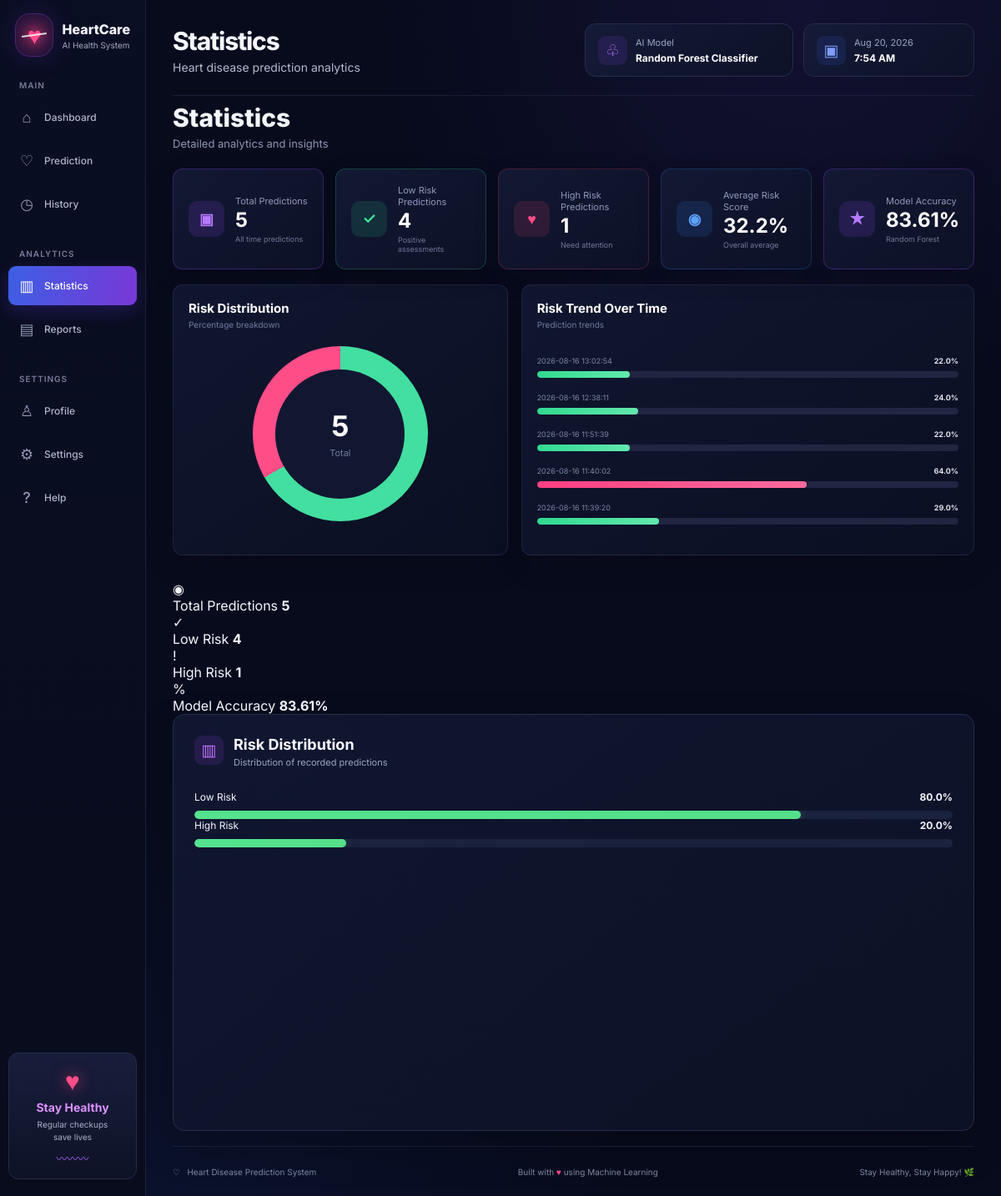
Page /statistics on the earlier database version.
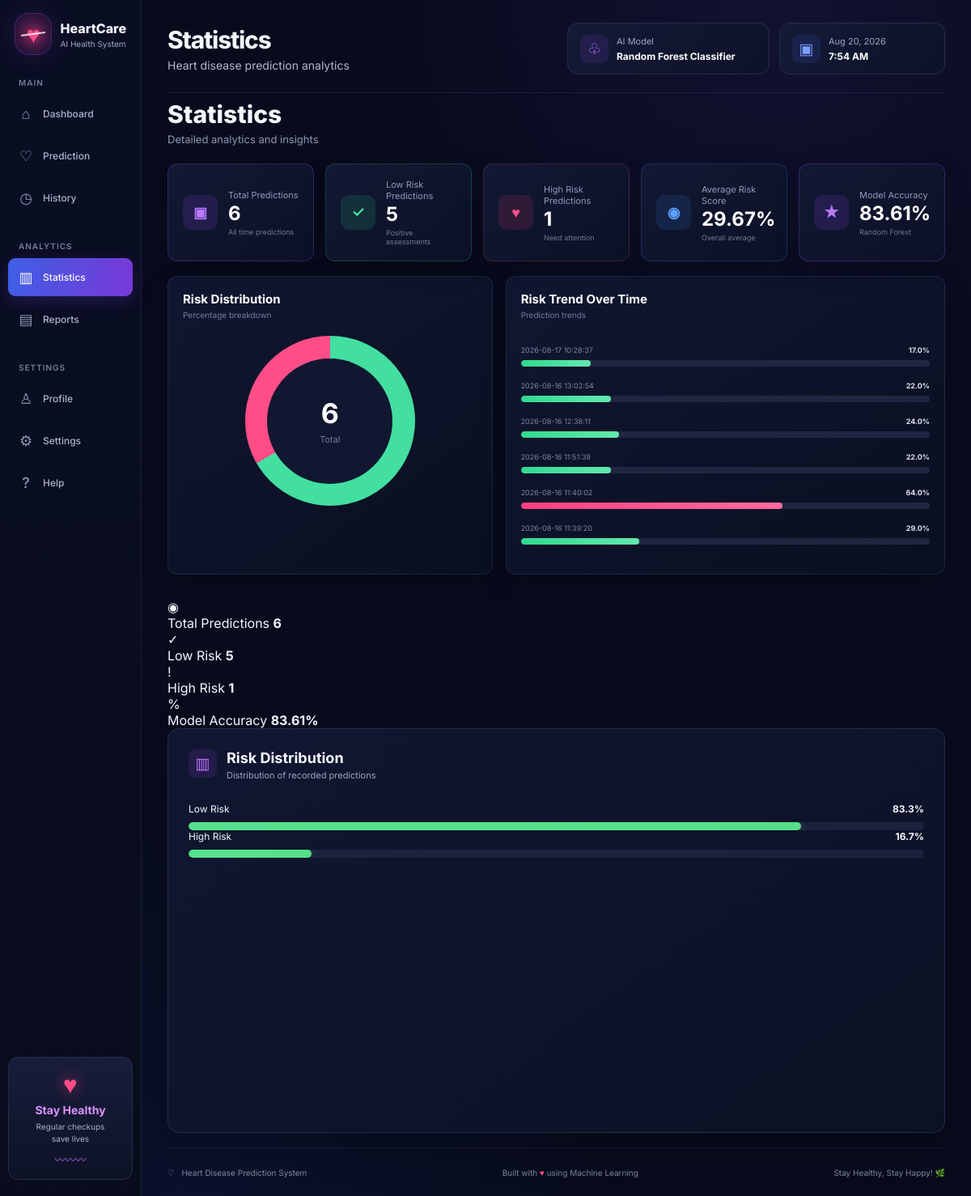
Same page on the later database version.
### tables this page shows
CREATE TABLE predictions (
            id INTEGER PRIMARY KEY AUTOINCREMENT,
            date_time TEXT,
            age INTEGER,
            sex INTEGER,
            prediction INTEGER,
            probability REAL
        );

### app.py (the view)
@app.route("/statistics")
def statistics():
    history = get_history()
    total = len(history)
    high = sum(
        1 for row in history
        if row["prediction"] == 1
    )
    low = total - high
    high_percentage = (
        round((high / total) * 100, 1)
        if total else 0
    )
    low_percentage = (
        round((low / total) * 100, 1)
        if total else 0
    )
    return render_template(
        "index.html",
        page="statistics",
        total=total,
        high_risk=high,
        low_risk=low,
        high_percentage=high_percentage,
        low_percentage=low_percentage,
        history=history,
        prediction=None,
        probability=None
    )

### app.py (called while the page is built)
def get_history():
    conn = sqlite3.connect(DATABASE)
    conn.row_factory = sqlite3.Row
    rows = conn.execute("""
        SELECT *
        FROM predictions
        ORDER BY id DESC
    """).fetchall()
    conn.close()
    return rows

### templates/index.html (shortened to what the changed rows need)
<!DOCTYPE html>
<html lang="en">
<head>
    <link rel="stylesheet"
          href="{{ url_for('static', filename='style.css') }}">
</head>
<body>
<div class="app">
    <aside class="sidebar">
        <div class="brand">
            <div class="brand-text">
                <h2>HeartCare</h2>
            </div>
        </div>
    </aside>
    <main class="main-content">
        <header class="top-header">
            <div class="page-title">
                <div>
                    {% if page == "dashboard" %}
                        <h1>Dashboard</h1>
                        <p>AI-Powered Heart Health Overview</p>
                    {% elif page == "prediction" %}
                        <h1>Heart Disease Prediction</h1>
                        <p>AI-Powered Heart Health Risk Assessment</p>
                    {% elif page == "history" %}
                        <h1>Prediction History</h1>
                        <p>View your previous heart health assessments</p>
                    {% elif page == "statistics" %}
                        <h1>Statistics</h1>
                    {% elif page == "reports" %}
                        <h1>Reports</h1>
                        <p>Prediction reports and assessment records</p>
                    {% elif page == "profile" %}
                        <h1>Profile</h1>
                        <p>HeartCare system profile</p>
                    {% elif page == "settings" %}
                        <h1>Settings</h1>
                        <p>Manage your system preferences</p>
                    {% elif page == "help" %}
                        <h1>Help Center</h1>
                        <p>Learn how to use HeartCare</p>
                    {% endif %}
                </div>
            </div>
        </header>
        {% if page == "statistics" %}
        <section class="overview-page">
            <div class="page-intro">
                <div>
                    <h1>Statistics</h1>
                    <p>
                        Detailed analytics and insights
                    </p>
                </div>
            </div>
            <div class="summary-cards statistics-cards">
                <div class="summary-card purple-card">
                    <div class="summary-icon">▣</div>
                    <div>
                        <span>Total Predictions</span>
                        <strong>
                            {{ history|length }}
                        </strong>
                        <small>
                            All time predictions
                        </small>
                    </div>
                </div>
                <div class="summary-card green-card">
                    <div class="summary-icon">✓</div>
                    <div>
                        <span>Low Risk Predictions</span>
                        <strong>
                            {{ history|selectattr("prediction", "equalto", 0)|list|length }}
                        </strong>
                        <small>
                            Positive assessments
                        </small>
                    </div>
                </div>
                <div class="summary-card red-card">
                    <div class="summary-icon">♥</div>
                    <div>
                        <span>High Risk Predictions</span>
                        <strong>
                            {{ history|selectattr("prediction", "equalto", 1)|list|length }}
                        </strong>
                        <small>
                            Need attention
                        </small>
                    </div>
                </div>
                <div class="summary-card blue-card">
                    <div class="summary-icon">◉</div>
                    <div>
                        <span>Average Risk Score</span>
                        <strong>
                            {% if history %}
                                {{ (history|map(attribute="probability")|map("float")|sum / history|length)|round(2) }}%
                            {% else %}
                                0%
                            {% endif %}
                        </strong>
                        <small>
                            Overall average
                        </small>
                    </div>
                </div>
                <div class="summary-card purple-card">
                    <div class="summary-icon">★</div>
                    <div>
                        <span>Model Accuracy</span>
                        <strong>
                            83.61%
                        </strong>
                        <small>
                            Random Forest
                        </small>
                    </div>
                </div>
            </div>
            <div class="statistics-grid">
                <div class="dashboard-panel">
                    <div class="panel-header">
                        <div>
                            <h2>Risk Distribution</h2>
                            <p>
                                Percentage breakdown
                            </p>
                        </div>
                    </div>
                    <div class="large-donut">
                        <div class="large-donut-center">
                            <strong>
                                {{ history|length }}
                            </strong>
                            <span>
                                Total
                            </span>
                        </div>
                    </div>
                </div>
                <div class="dashboard-panel">
                    <div class="panel-header">
                        <div>
                            <h2>Risk Trend Over Time</h2>
                            <p>
                                Prediction trends
                            </p>
                        </div>
                    </div>
                    <div class="trend-bars">
                        {% for row in history[-7:] %}
                        <div class="trend-item">
                            <div class="trend-label">
                                <span>
                                    {{ row["date_time"] }}
                                </span>
                                <strong>
                                    {{ row["probability"] }}%
                                </strong>
                            </div>
                            <div class="trend-track">
                                <div
                                    class="trend-fill
                                    {% if row['prediction'] == 1 %}
                                        trend-high
                                    {% else %}
                                        trend-low
                                    {% endif %}"
                                    style="width: {{ row['probability'] }}%;">
                                </div>
                            </div>
                        </div>
                        {% endfor %}
                    </div>
                </div>
            </div>
        </section>
        {% endif %}
        {% if page == "statistics" %}
        <section class="single-page-section">
            <div class="dashboard-cards">
                <div class="dashboard-stat">
                    <div class="dashboard-stat-icon purple">
                        ◉
                    </div>
                    <div>
                        <span>
                            Total Predictions
                        </span>
                        <strong>
                            {{ total|default(0) }}
                        </strong>
                    </div>
                </div>
                <div class="dashboard-stat">
                    <div class="dashboard-stat-icon green">
                        ✓
                    </div>
                    <div>
                        <span>
                            Low Risk
                        </span>
                        <strong>
                            {{ low_risk|default(0) }}
                        </strong>
                    </div>
                </div>
                <div class="dashboard-stat">
                    <div class="dashboard-stat-icon red">
                        !
                    </div>
                    <div>
                        <span>
                            High Risk
                        </span>
                        <strong>
                            {{ high_risk|default(0) }}
                        </strong>
                    </div>
                </div>
                <div class="dashboard-stat">
                    <div class="dashboard-stat-icon blue">
                        %
                    </div>
                    <div>
                        <span>
                            Model Accuracy
                        </span>
                        <strong>
                            83.61%
                        </strong>
                    </div>
                </div>
            </div>
            <div class="card page-card statistics-card">
                <div class="card-heading">
                    <div class="heading-icon purple-icon">
                        ▥
                    </div>
                    <div>
                        <h2>
                            Risk Distribution
                        </h2>
                        <p>
                            Distribution of recorded predictions
                        </p>
                    </div>
                </div>
                <div class="statistics-content">
                    <div class="stat-progress">
                        <div class="section-title">
                            <span>
                                Low Risk
                            </span>
                            <strong>
                                {{ low_percentage|default(0) }}%
                            </strong>
                        </div>
                        <div class="progress-bar">
                            <div class="progress-fill green-fill"
                                 style="width: {{ low_percentage|default(0) }}%;">
                            </div>
                        </div>
                    </div>
                    <div class="stat-progress">
                        <div class="section-title">
                            <span>
                                High Risk
                            </span>
                            <strong>
                                {{ high_percentage|default(0) }}%
                            </strong>
                        </div>
                        <div class="progress-bar">
                            <div class="progress-fill red-fill"
                                 style="width: {{ high_percentage|default(0) }}%;">
                            </div>
                        </div>
                    </div>
                </div>
            </div>
        </section>
        {% endif %}
    </main>
</div>
</body>
</html>

Differences in the rows shown:
added predictions: date_time "2026-08-17 10:28:37", probability "17.0", prediction 0 (drawn)
Other differences:
{{ history|length }}: "5" → "6"
{{ history|selectattr("prediction", "equalto", 0)|list|length }}: "4" → "5"
{{ total|default(0) }}: "5" → "6"
{{ low_risk|default(0) }}: "4" → "5"
{{ low_percentage|default(0) }}: "80.0" → "83.3"
{{ low_percentage|default(0) }}: 80.0 → 83.3 (drawn)
{{ high_percentage|default(0) }}: "20.0" → "16.7"
{{ high_percentage|default(0) }}: 20.0 → 16.7 (drawn)
text no longer shown: "32.2"
text now shown: "29.67"
